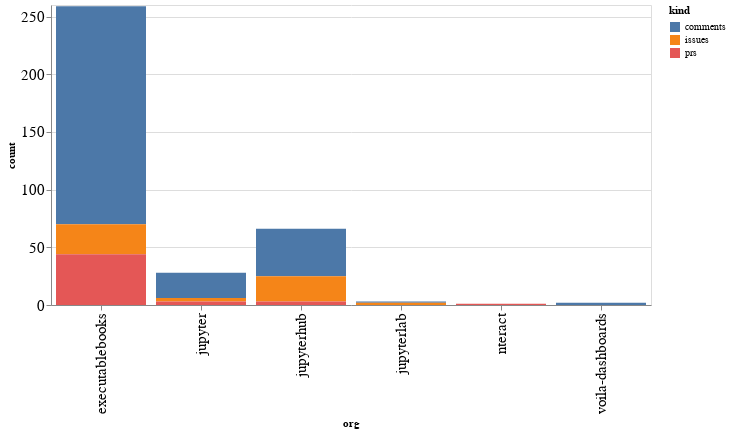

The code cell stored with this chart in its notebook:
### Code cell
alt.Chart(org_summaries, width=600).mark_bar().encode(
    x='org',
    y='count',
    color='kind',
    tooltip="org"
)

### Figure 1 — Vega-Lite specification as saved in the notebook (floating-point values rounded to 4 significant figures)
{"config": {"axisLeft": {"labelFontSize": 15}, "axisBottom": {"labelFontSize": 15}}, "data": {"name": "data-79988c600f27bada5e29d48a498bbc30"}, "mark": "bar", "encoding": {"color": {"type": "nominal", "field": "kind"}, "tooltip": {"type": "nominal", "field": "org"}, "x": {"type": "nominal", "field": "org"}, "y": {"type": "quantitative", "field": "count"}}, "width": 600, "$schema": "https://vega.github.io/schema/vega-lite/v4.8.1.json", "datasets": {"data-79988c600f27bada5e29d48a498bbc30": [{"org": "executablebooks", "kind": "comments", "count": 189}, {"org": "executablebooks", "kind": "issues", "count": 26}, {"org": "executablebooks", "kind": "prs", "count": 44}, {"org": "jupyter", "kind": "comments", "count": 22}, {"org": "jupyter", "kind": "issues", "count": 3}, {"org": "jupyter", "kind": "prs", "count": 3}, {"org": "jupyterhub", "kind": "comments", "count": 41}, {"org": "jupyterhub", "kind": "issues", "count": 22}, {"org": "jupyterhub", "kind": "prs", "count": 3}, {"org": "jupyterlab", "kind": "comments", "count": 1}, {"org": "jupyterlab", "kind": "issues", "count": 2}, {"org": "nteract", "kind": "prs", "count": 1}, {"org": "voila-dashboards", "kind": "comments", "count": 2}]}}
